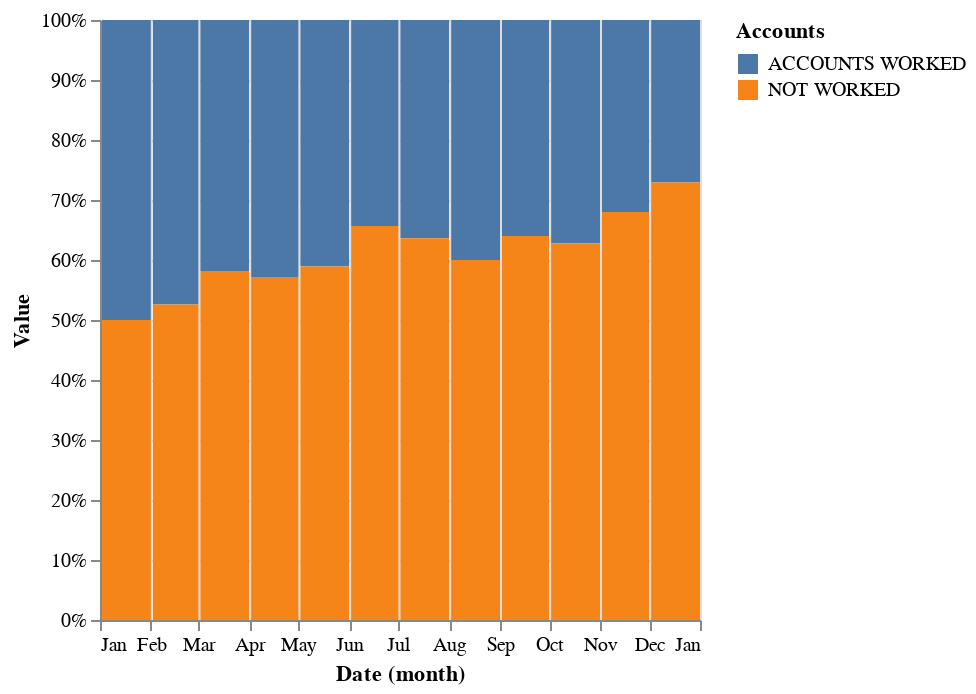

The notebook cell saved with this chart:
### Markdown cell above
### Bar chart 2

### Code cell
alt.Chart(df).mark_bar().encode(
 x=alt.X('month(Date):T'),
 y=alt.Y('Value:Q', stack="normalize"),
 color=alt.Color('Accounts:N')
 )

### Figure 1 — Vega-Lite specification as saved in the notebook (floating-point values rounded to 4 significant figures)
{"config": {"view": {"continuousWidth": 300, "continuousHeight": 300}}, "data": {"name": "data-1e716fde4e8cb3fca9709a4b070ee694"}, "mark": {"type": "bar"}, "encoding": {"color": {"field": "Accounts", "type": "nominal"}, "x": {"field": "Date", "timeUnit": "month", "type": "temporal"}, "y": {"field": "Value", "stack": "normalize", "type": "quantitative"}}, "$schema": "https://vega.github.io/schema/vega-lite/v5.6.1.json", "datasets": {"data-1e716fde4e8cb3fca9709a4b070ee694": [{"Date": "2019-01-01", "Accounts": "ACCOUNTS WORKED", "Value": 225000}, {"Date": "2019-02-01", "Accounts": "ACCOUNTS WORKED", "Value": 185000}, {"Date": "2019-03-01", "Accounts": "ACCOUNTS WORKED", "Value": 138000}, {"Date": "2019-04-01", "Accounts": "ACCOUNTS WORKED", "Value": 137000}, {"Date": "2019-05-01", "Accounts": "ACCOUNTS WORKED", "Value": 150000}, {"Date": "2019-06-01", "Accounts": "ACCOUNTS WORKED", "Value": 115000}, {"Date": "2019-07-01", "Accounts": "ACCOUNTS WORKED", "Value": 100000}, {"Date": "2019-08-01", "Accounts": "ACCOUNTS WORKED", "Value": 108000}, {"Date": "2019-09-01", "Accounts": "ACCOUNTS WORKED", "Value": 90000}, {"Date": "2019-10-01", "Accounts": "ACCOUNTS WORKED", "Value": 95000}, {"Date": "2019-11-01", "Accounts": "ACCOUNTS WORKED", "Value": 80000}, {"Date": "2019-12-01", "Accounts": "ACCOUNTS WORKED", "Value": 65000}, {"Date": "2019-01-01", "Accounts": "NOT WORKED", "Value": 225000}, {"Date": "2019-02-01", "Accounts": "NOT WORKED", "Value": 205000}, {"Date": "2019-03-01", "Accounts": "NOT WORKED", "Value": 192000}, {"Date": "2019-04-01", "Accounts": "NOT WORKED", "Value": 183000}, {"Date": "2019-05-01", "Accounts": "NOT WORKED", "Value": 215000}, {"Date": "2019-06-01", "Accounts": "NOT WORKED", "Value": 220000}, {"Date": "2019-07-01", "Accounts": "NOT WORKED", "Value": 175000}, {"Date": "2019-08-01", "Accounts": "NOT WORKED", "Value": 162000}, {"Date": "2019-09-01", "Accounts": "NOT WORKED", "Value": 160000}, {"Date": "2019-10-01", "Accounts": "NOT WORKED", "Value": 160000}, {"Date": "2019-11-01", "Accounts": "NOT WORKED", "Value": 170000}, {"Date": "2019-12-01", "Accounts": "NOT WORKED", "Value": 175000}]}}
